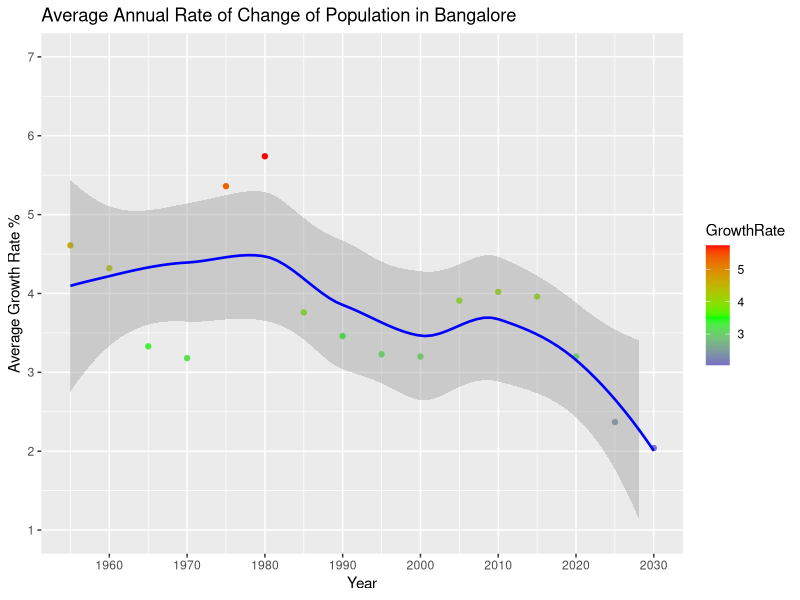

Recreate this plot in R.
## ---- chunk 1
library(ggplot2)
blr_growth_rate <- read.csv("BangaloreGrowthRate.csv")

ggplot(blr_growth_rate,aes(x = Time,y = GrowthRate )) +
  geom_point(aes(colour = GrowthRate)) +
  scale_colour_gradient2(low = "blue", mid = "green" , high = "red", midpoint = 3.5) + 
  geom_smooth(colour = "blue",size = 0.9) +
  scale_y_continuous(limits = c(1,7), breaks = seq(1,7,1)) +
  scale_x_continuous(limits = c(1955,2030), breaks = seq(1960,2030,10)) +
  ggtitle ("Average Annual Rate of Change of Population in Bangalore") +
  xlab("Year") +  ylab ("Average Growth Rate %")
